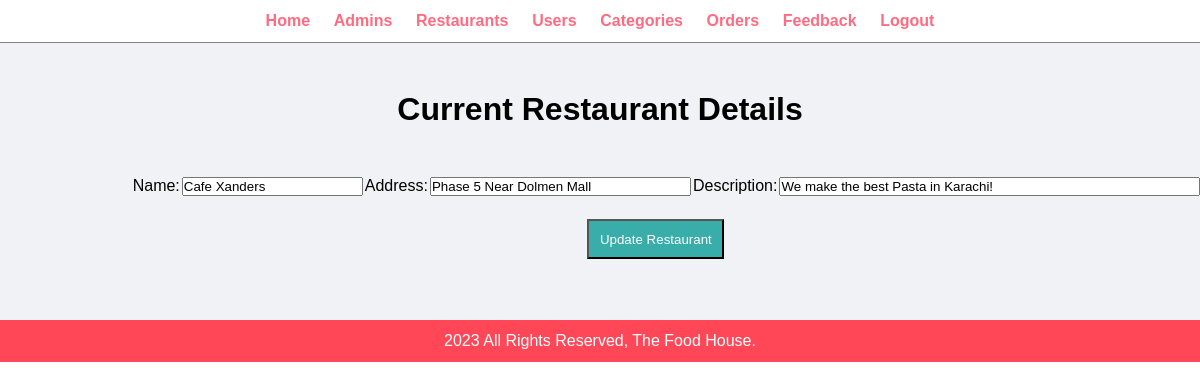
Screenshot of /admin/update-restaurant.php?id=32 (signed in) with the database file from the repository.
### tables this page shows
CREATE TABLE `tbl_restaurants` (
  `ID` int(10) UNSIGNED NOT NULL,
  `Name` varchar(100) NOT NULL,
  `Description` text NOT NULL,
  `Address` varchar(255) NOT NULL,
  `username` varchar(100) NOT NULL,
  `password` varchar(255) NOT NULL,
  `image_name` varchar(255) DEFAULT NULL
);

### admin/update-restaurant.php (the view, shortened to what this page needs)
<?php include ('partials/menu.php'); ?>
    <div class="main-content">
        <div class="wrapper">
            <h1 class="text-center">Current Restaurant Details</h1>
            <br><br>
            <?php
                if(isset($_GET['id'])) {
                    $id = $_GET['id'];
                    $sql = "SELECT * FROM tbl_restaurants WHERE ID=$id";
                    $result = mysqli_query($conn, $sql);
                    if($result==true) {
                        $count = mysqli_num_rows($result);
                        if($count==1) {
                            $rows = mysqli_fetch_assoc($result);
                            $name = $rows['Name'];
                            $address = $rows['Address'];
                            $description = $rows['Description'];
                        }
                        else {
                            header('location:'. $home_url . 'admin/manage-restaurants.php');
                        }
                    }
                }
            ?>
            <form action="" method="POST">
                <table class="tbl-full text-center">
                    <td>Name:</td>
                    <td><input type="text" name="name" value="<?php echo $name; ?>"></td>
                    <td>Address:</td>
                    <td><input type="text" name="address" value="<?php echo $address?>" size="30"></td>
                    <td>Description:</td>
                    <td><input type="text" name="description" value="<?php echo $description ?>" size="50"></td>
                    <tr>
                        <td colspan="8">
                            <input type="submit" name="submit" value="Update Restaurant" class="btn-change">
                        </td>
                    </tr>
                </table>
            </form>
        </div>
    </div>
<?php include ('partials/footer.php');?>

### css/admin.css (style rules this page uses)
* { margin: 0; padding: 0; font-family: Arial, Helvetica, sans-serif }
.wrapper { padding: 1%; width: 80%; margin: 0 auto; }
.text-center { text-align: center; }
.tbl-full { width: 100%; }
table tr td { padding: 1%; }
.btn-change { background-color: #38ada9; padding: 1%; color: white; text-decoration: none; }
.main-content { background-color: #f1f2f6; padding: 3% 0; }

### rows the page displays
tbl_restaurants: name "Cafe Xanders", address "Phase 5 Near Dolmen Mall", description "We make the best Pasta in Karachi!"
